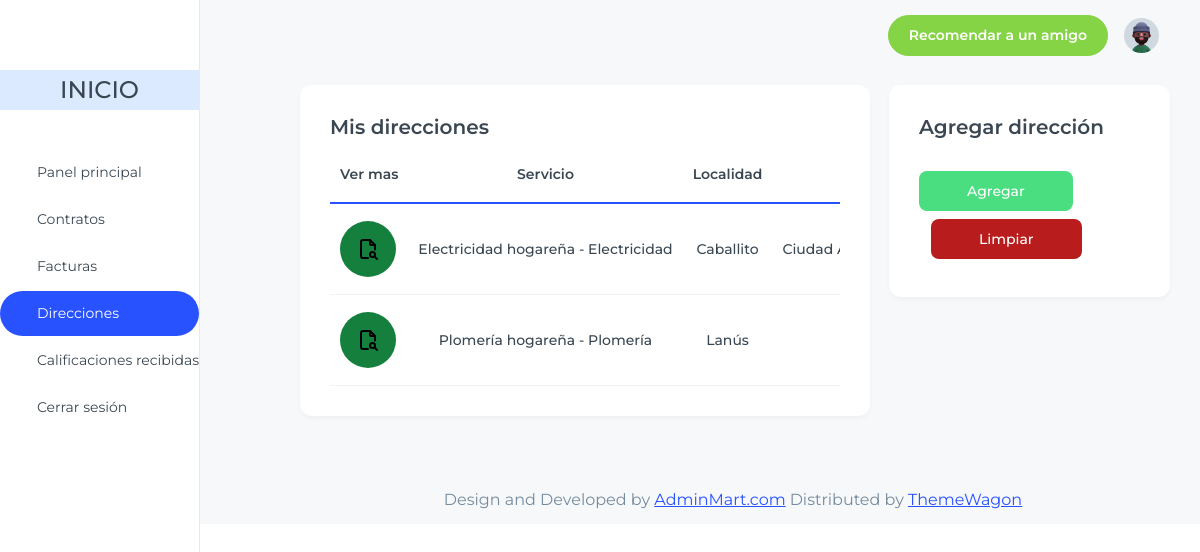
/home/prestador/direcciones/ (signed in), run on the app's committed database.
### apps/servicio/models.py (models this page shows, shortened)
class ServicioPrestado(models.Model):
    prestador = models.ForeignKey("prestador.Prestador", on_delete=models.CASCADE)
    localidad = models.ForeignKey("ubicacion.Localidad", on_delete=models.CASCADE, default=None)
    servicio = models.ForeignKey(Servicio, on_delete=models.CASCADE)

class Servicio(models.Model):
    nombre = models.CharField(max_length=100)
    descripcion = models.TextField(max_length=500, null=True, blank=True)
    categoria = models.ForeignKey(Categoria, on_delete=models.CASCADE)
    def __str__(self) -> str:
        return f"{self.nombre} - {self.categoria}"

class Categoria(models.Model):
    nombre = models.CharField(max_length=200)
    def __str__(self):
        return f'{self.nombre}'

### apps/ubicacion/models.py (models this page shows, shortened)
class Localidad(models.Model):
    nombre = models.CharField(max_length=100)
    provincia = models.ForeignKey(Provincia, on_delete=models.CASCADE)

class Provincia(models.Model):
    PROVINCIAS = [
        (1, 'Buenos Aires'),
        (2, 'Ciudad Autónoma de Buenos Aires'),
        (3, 'Catamarca'),
        (4, 'Chaco'),
        (5, 'Chubut'),
        (6, 'Córdoba'),
        (7, 'Corrientes'),
        (8, 'Entre Ríos'),
        (9, 'Formosa'),
        (10, 'Jujuy'),
        (11, 'La Pampa'),
        (12, 'La Rioja'),
        (13, 'Mendoza'),
        (14, 'Misiones'),
        (15, 'Neuquén'),
        (16, 'Río Negro'),
        (17, 'Salta'),
        (18, 'San Juan'),
        (19, 'San Luis'),
        (20, 'Santa Cruz'),
        (21, 'Santa Fe'),
        (22, 'Santiago del Estero'),
        (23, 'Tierra del Fuego, Antártida e Islas del Atlántico Sur'),
        (24, 'Tucumán'),
    ]
    nombre = models.IntegerField(choices=PROVINCIAS)
    def __str__(self):
        provincia_nombre = dict(self.PROVINCIAS).get(self.nombre)
        return provincia_nombre

### apps/prestador/views.py (the view)
# urls.py: path('prestador/direcciones/', PrestadorDireccionListView.as_view(), name='direcciones'),
class PrestadorDireccionListView(generic.ListView):
    model = ServicioPrestado
    template_name = 'prestador_direcciones.html'
    context_object_name = 'servicios'
    def get_queryset(self):
        usuario_actual = self.request.user
        prestador = Prestador.objects.get(rol_usuario__usuario=usuario_actual)  # Obtiene el prestador del usuario actual
        return ServicioPrestado.objects.filter(prestador=prestador)

### apps/prestador/templates/prestador_direcciones.html (shortened to what this page needs)
{% extends 'index_prestador.html' %}
{% load static %}
{% load crispy_forms_tags %}
{% block content %}
<div class="container-fluid">
  <div class='row'>
    <div class="col-lg-8">
      <div class="card ">
        <div class="card-body ">
          <h5 class="card-title fs-6 font-semibold">Mis direcciones</h5>
            <div class="table-responsive">
              <table class="table text-nowrap align-middle mb-0">
                <thead>
                  <tr class="border-2 border-bottom border-primary border-0">
                    <th scope="col" class="text-center">Ver mas</th>
                    <th scope="col" class="text-center">Servicio</th>
                    <th scope="col" class="text-center">Localidad</th>
                    <th scope="col" class="text-center">Provincia</th>
                    </tr>
                </thead>
                <tbody class="table-group-divider">
                  {% for servicio in servicios %}
                    <tr>
                      <td class="text-center fw-medium">
                        <button type="button" class="flex justify-center items-center text-white bg-green-700 hover:bg-green-800 focus:outline-none focus:ring-4 focus:ring-green-300 font-medium rounded-full px-3 py-3 dark:bg-green-600 dark:hover:bg-green-700 dark:focus:ring-green-800">
                          <img src="{% static 'images/dash/logos/file-search.svg' %}" alt="Ícono" class="w-6 h-6">
                        </button>
                      </td>
                      <td class="text-center fw-medium">{{servicio.servicio}}</td>
                      <td class="text-center fw-medium">{{servicio.localidad.nombre}}</td>
                      <td class="text-center fw-medium">{{servicio.localidad.provincia}}</td>
                    </tr>
                  {% endfor %}
                </tbody>
              </table>
            </div>
        </div>
      </div>
    </div>
    <div class="col-lg-4 pl-1">
        <div class="card">
            <div class="card-body">
              <h5 class="card-title fs-6 font-semibold">Agregar dirección</h5>
              <form method="post">
              <button type='submit' class="mt-4 text-white bg-green-400 hover:bg-blue-800 focus:ring-4 focus:ring-blue-300 font-medium rounded-lg text-sm px-5 py-2.5 me-2 mb-2 dark:bg-blue-600 dark:hover:bg-blue-700 focus:outline-none dark:focus:ring-blue-800">Agregar</button>
              <button type="reset" class="focus:outline-none text-white bg-red-700 hover:bg-red-800 focus:ring-4 focus:ring-red-300 font-medium rounded-lg text-sm px-5 py-2.5 me-2 mb-2 ml-3 dark:bg-red-600 dark:hover:bg-red-700 dark:focus:ring-red-900">Limpiar</button>
              </form>
            </div>
        </div>
    </div>
  </div>
</div>
{% endblock %}

### data on the page
ServicioPrestado: servicio "Electricidad hogareña - Electricidad", localidad.nombre "Caballito", localidad.provincia "Ciudad…"
ServicioPrestado: servicio "Plomería hogareña - Plomería", localidad.nombre "Lanús"
